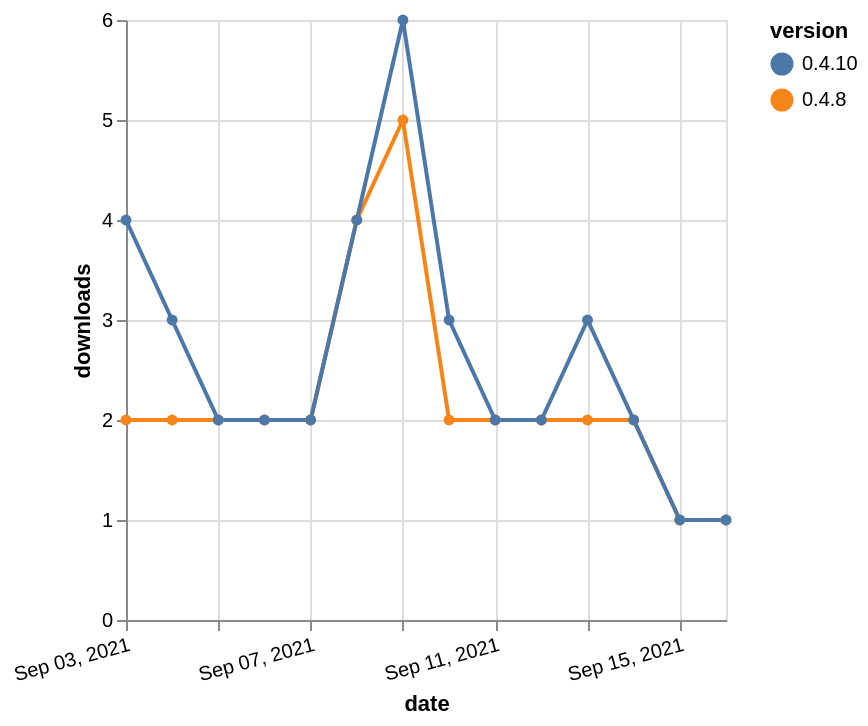

The specification (Vega-Lite) saved for this image:
### Vega-Lite specification from a JSON file in a GitHub repository (floating-point values rounded to 4 significant figures)
{"$schema": "https://vega.github.io/schema/vega-lite/v5.json", "description": "A simple bar chart with embedded data.", "data": {"values": [{"date": "2021-09-03", "total": 3349, "delta": 2, "version": "0.4.8"}, {"date": "2021-09-04", "total": 3351, "delta": 2, "version": "0.4.8"}, {"date": "2021-09-05", "total": 3353, "delta": 2, "version": "0.4.8"}, {"date": "2021-09-06", "total": 3355, "delta": 2, "version": "0.4.8"}, {"date": "2021-09-07", "total": 3357, "delta": 2, "version": "0.4.8"}, {"date": "2021-09-08", "total": 3361, "delta": 4, "version": "0.4.8"}, {"date": "2021-09-09", "total": 3366, "delta": 5, "version": "0.4.8"}, {"date": "2021-09-10", "total": 3368, "delta": 2, "version": "0.4.8"}, {"date": "2021-09-11", "total": 3370, "delta": 2, "version": "0.4.8"}, {"date": "2021-09-12", "total": 3372, "delta": 2, "version": "0.4.8"}, {"date": "2021-09-13", "total": 3374, "delta": 2, "version": "0.4.8"}, {"date": "2021-09-14", "total": 3376, "delta": 2, "version": "0.4.8"}, {"date": "2021-09-15", "total": 3377, "delta": 1, "version": "0.4.8"}, {"date": "2021-09-16", "total": 3378, "delta": 1, "version": "0.4.8"}, {"date": "2021-09-03", "total": 5780, "delta": 4, "version": "0.4.10"}, {"date": "2021-09-04", "total": 5783, "delta": 3, "version": "0.4.10"}, {"date": "2021-09-05", "total": 5785, "delta": 2, "version": "0.4.10"}, {"date": "2021-09-06", "total": 5787, "delta": 2, "version": "0.4.10"}, {"date": "2021-09-07", "total": 5789, "delta": 2, "version": "0.4.10"}, {"date": "2021-09-08", "total": 5793, "delta": 4, "version": "0.4.10"}, {"date": "2021-09-09", "total": 5799, "delta": 6, "version": "0.4.10"}, {"date": "2021-09-10", "total": 5802, "delta": 3, "version": "0.4.10"}, {"date": "2021-09-11", "total": 5804, "delta": 2, "version": "0.4.10"}, {"date": "2021-09-12", "total": 5806, "delta": 2, "version": "0.4.10"}, {"date": "2021-09-13", "total": 5809, "delta": 3, "version": "0.4.10"}, {"date": "2021-09-14", "total": 5811, "delta": 2, "version": "0.4.10"}, {"date": "2021-09-15", "total": 5812, "delta": 1, "version": "0.4.10"}, {"date": "2021-09-16", "total": 5813, "delta": 1, "version": "0.4.10"}]}, "width": "container", "mark": {"type": "line", "point": {"filled": true}}, "encoding": {"x": {"field": "date", "type": "temporal", "timeUnit": "yearmonthdate", "title": "date", "axis": {"labelAngle": -15}}, "y": {"field": "delta", "type": "quantitative", "title": "downloads"}, "color": {"field": "version", "type": "nominal"}, "tooltip": {"field": "delta"}}}
